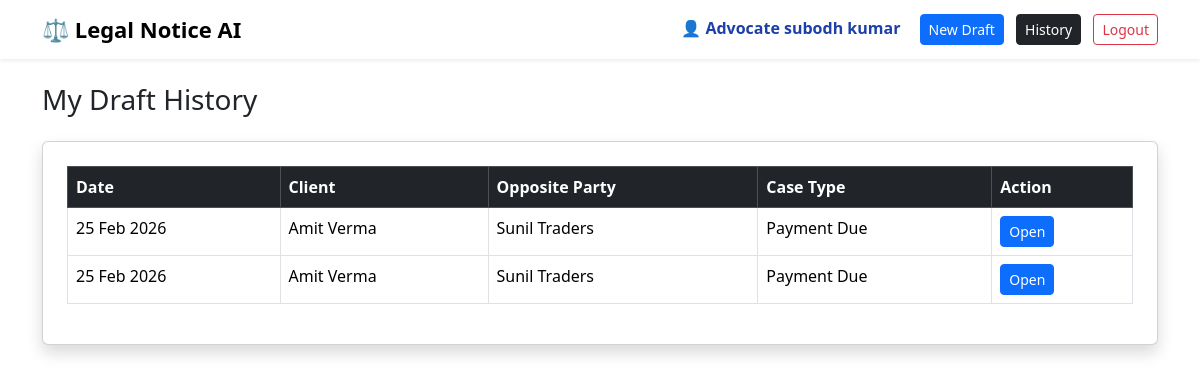
Page /history/ (signed in) on the committed database.
### legal_ai/models.py (models this page shows, shortened)
class AdvocateProfile(models.Model):
    user = models.OneToOneField(User, on_delete=models.CASCADE)
    name = models.CharField(max_length=150)
    address = models.TextField()
    phone = models.CharField(max_length=20)
    email = models.EmailField()

class Notice(models.Model):
    advocate = models.ForeignKey(AdvocateProfile, on_delete=models.CASCADE, null=True)
    client_name = models.CharField(max_length=200)
    opposite_party = models.CharField(max_length=200)
    opposite_address = models.TextField()
    case_type = models.CharField(max_length=100)
    notice_text = models.TextField()
    created_at = models.DateTimeField(auto_now_add=True)

### legal_ai/views.py (the view)
# urls.py: path('history/', views.notice_history, name='notice_history'),
@login_required
def notice_history(request):
    profile = AdvocateProfile.objects.get(user=request.user)
    notices = Notice.objects.filter(advocate=profile).order_by('-created_at')
    return render(request, "history.html", {"notices": notices})

### templates/history.html
{% extends 'base.html' %}
{% block content %}
<h3 class="mb-4">My Draft History</h3>
<div class="card shadow p-4">
<table class="table table-bordered">
<thead class="table-dark">
<tr>
<th>Date</th>
<th>Client</th>
<th>Opposite Party</th>
<th>Case Type</th>
<th>Action</th>
</tr>
</thead>
<tbody>
{% for n in notices %}
<tr>
<td>{{ n.created_at|date:"d M Y" }}</td>
<td>{{ n.client_name }}</td>
<td>{{ n.opposite_party }}</td>
<td>{{ n.case_type }}</td>
<td>
<a href="/view/{{ n.id }}/" class="btn btn-sm btn-primary">Open</a>
</td>
</tr>
{% empty %}
<tr>
<td colspan="5" class="text-center">No drafts yet</td>
</tr>
{% endfor %}
</tbody>
</table>
</div>
{% endblock %}

### templates/base.html (shortened to what this page needs)
<!DOCTYPE html>
<html lang="en">
<head>
<link href="https://cdn.jsdelivr.net/npm/bootstrap@5.3.3/dist/css/bootstrap.min.css" rel="stylesheet">
</head>
<body>
<nav class="navbar navbar-expand-lg navbar-light bg-white shadow-sm">
<div class="container">
<a class="navbar-brand" href="/">⚖ Legal Notice AI</a>
<div class="ms-auto">
{% if user.is_authenticated %}
<span class="user-name">
👤 Advocate {{ request.user.advocateprofile.name }}
</span>
<a href="/generate/" class="btn btn-primary btn-sm me-2">New Draft</a>
<a href="/history/" class="btn btn-dark btn-sm me-2">History</a>
<form action="/logout/" method="post" style="display:inline;">
    <button class="btn btn-outline-danger btn-sm">Logout</button>
</form>
{% else %}
<a href="/login/" class="btn btn-outline-primary btn-sm me-2">Login</a> <a href="/signup/" class="btn btn-primary btn-sm">Signup</a>
{% endif %}
</div>
</div>
</nav>
<div class="container mt-4">
{% block content %}
{% endblock %}
</div>
</body>
</html>

### templates/base.html (style rules this page uses)
.navbar-brand { font-weight:700; font-size:22px; }
.user-name { font-weight:600; margin-right:15px; color:#1c3faa; }

### rows in the picture
Notice: created_at "25 Feb 2026", client_name "Amit Verma", opposite_party "Sunil Traders", case_type "Payment Due"
Notice: created_at "25 Feb 2026", client_name "Amit Verma", opposite_party "Sunil Traders", case_type "Payment Due"

### other values in the picture
{{ request.user.advocateprofile.name }} "subodh kumar"
